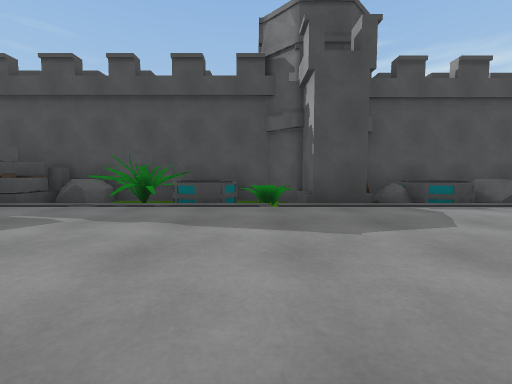
view 1 (above)

24 first-person views from a walk through a scene from a Unity 3-D project. The camera is 1.2 m above the floor, tilts 4° down and sees 90° across. The floor is counted in squares, 2 m on a side. Each view is taken from the middle of a square. On the plan, view 1 faces up. The plan holds only what a view shows up to about 9 squares ahead; the rest is blank. The place goes on beyond the plan. The player is left out. Some surface patterns are stand-ins.

view 2
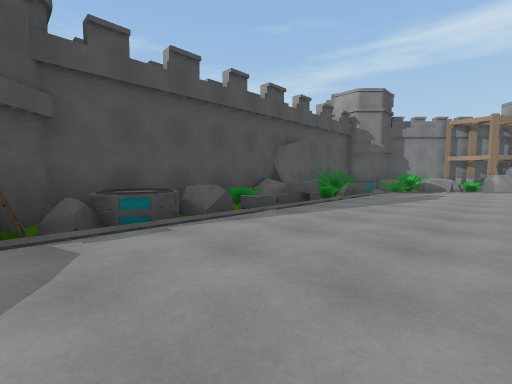

view 3
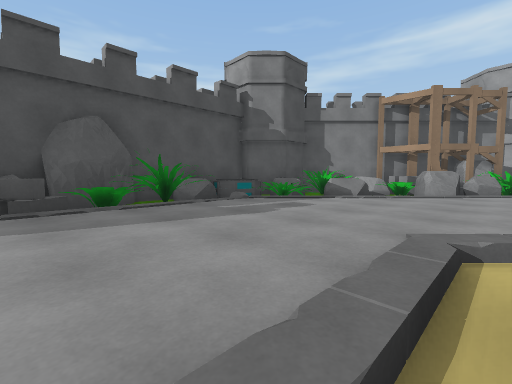

view 4
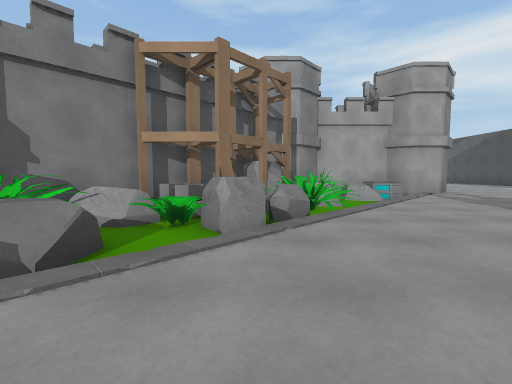

view 5
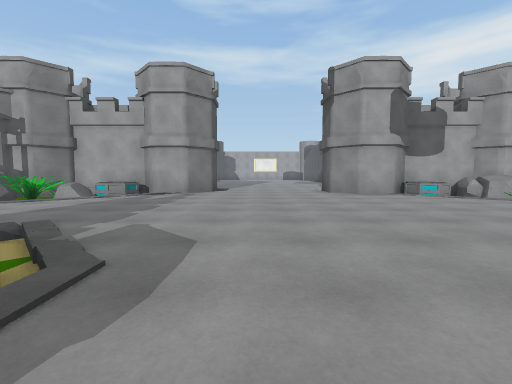

view 6
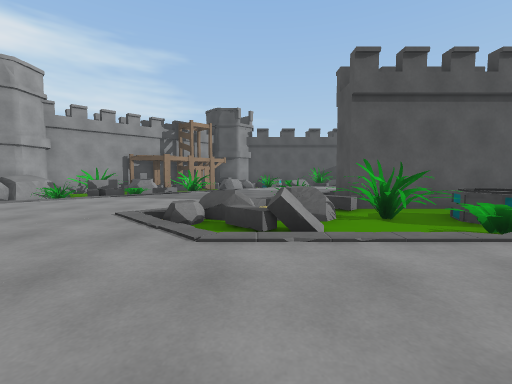

view 7
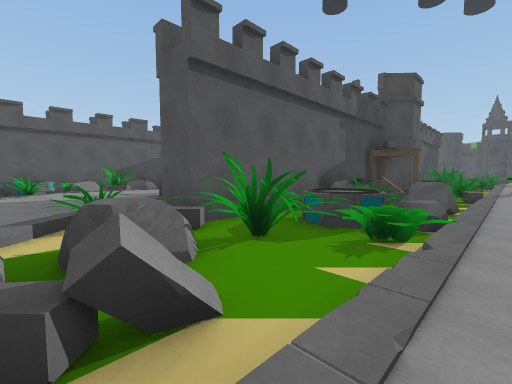

view 8
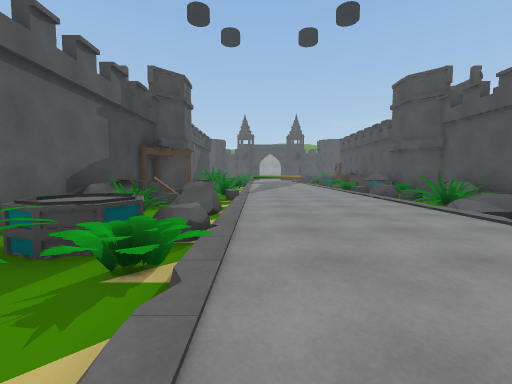

view 9
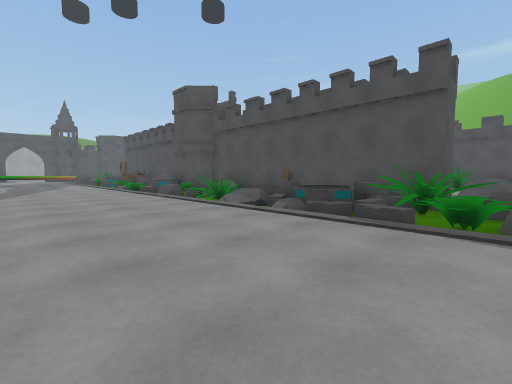

view 10
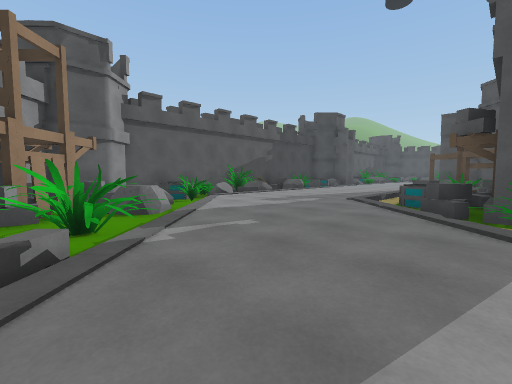

view 11
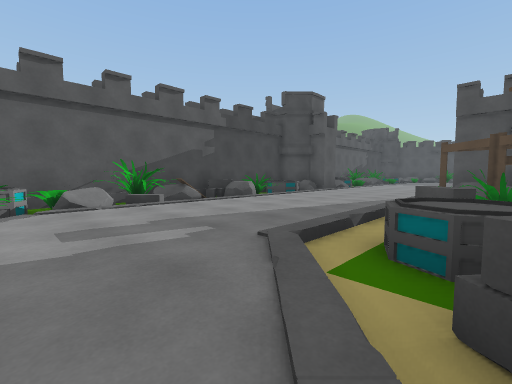

view 12
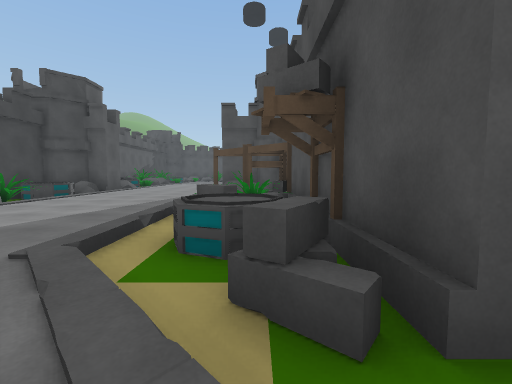

view 13
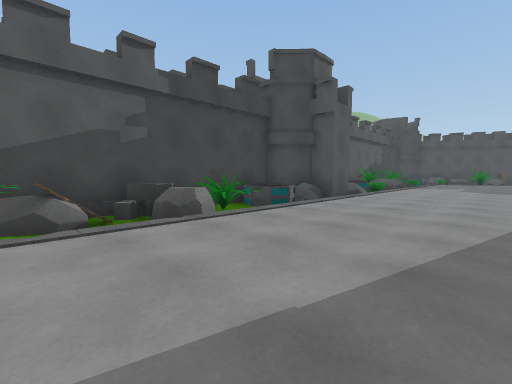

view 14
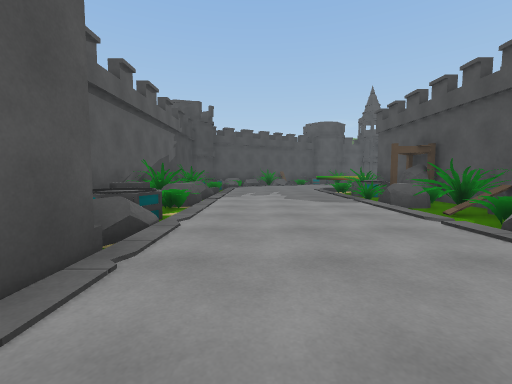

view 15
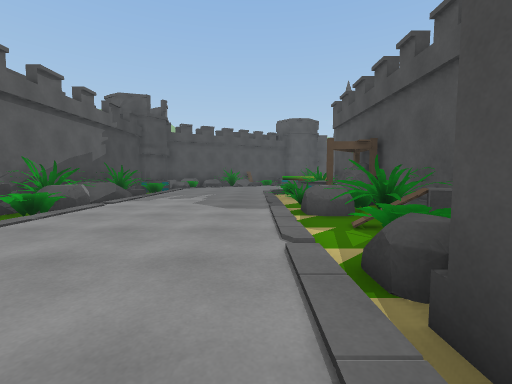

view 16
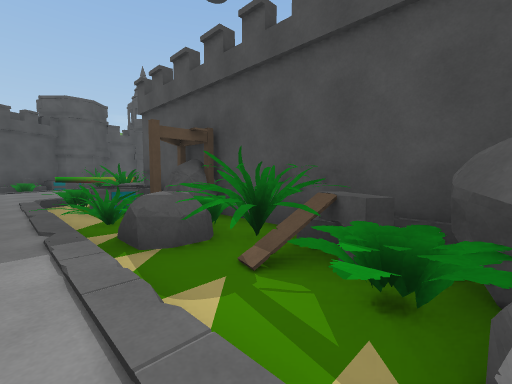

view 17
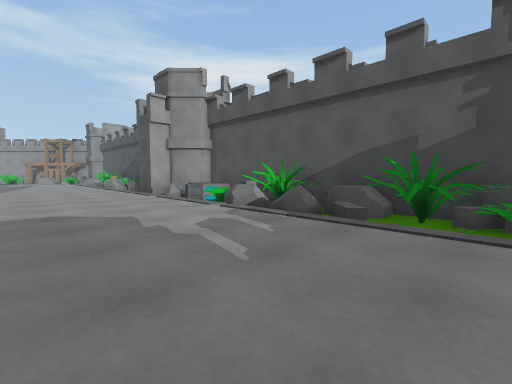

view 18
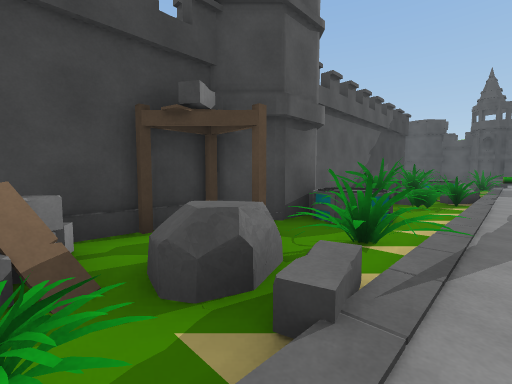

view 19
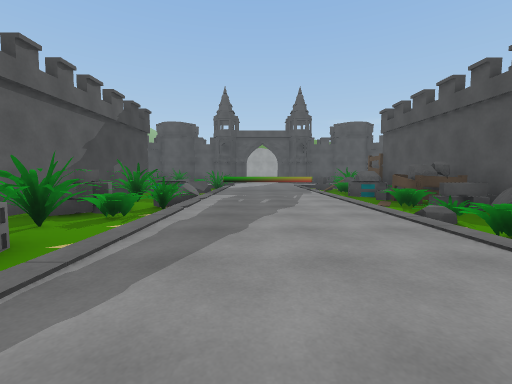

view 20
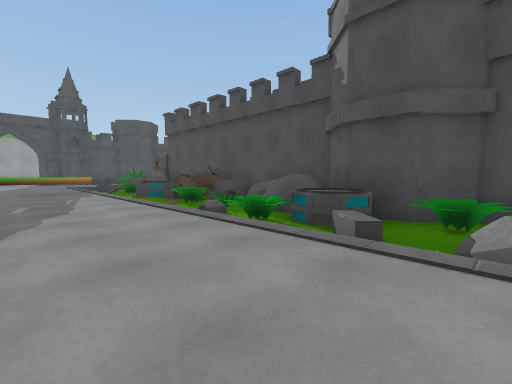

view 21
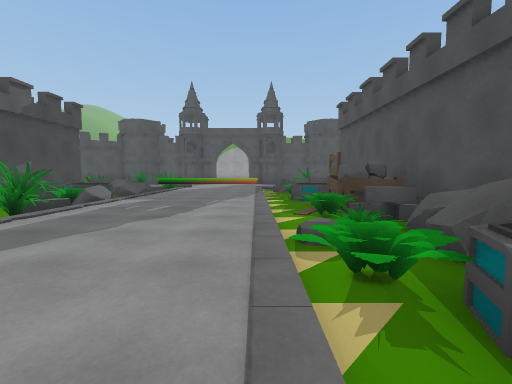

view 22
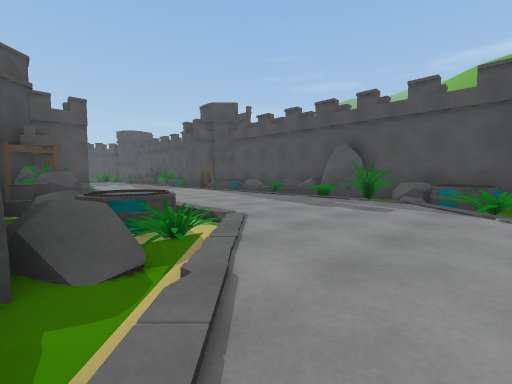

view 23
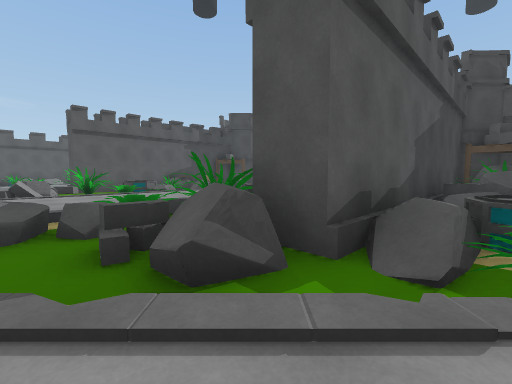

view 24
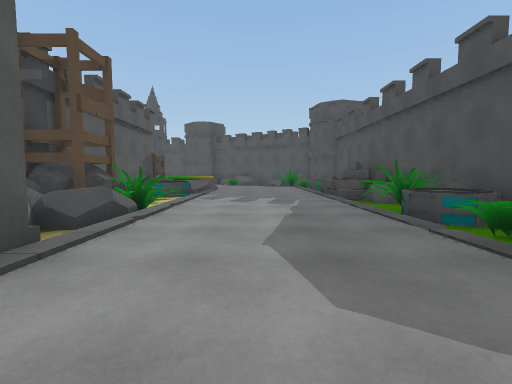

### Floor plan
Key: @ floor where view 1 was taken; # wall or solid block; x gap in a wall; . main floor; - floor 0.25 m lower than the main floor; : floor 0.5 m higher than the main floor; / step, stairs or slope; = window, fence, low wall or low ledge; ^ raised ledge; T tower; R rock; B bush; O other object.
Columns run from 7 left of view 1 to 20 right of it. Each row starts with its distance up from view 1.
  6   #####T######RR####
  5    RRB^B#ORRRBRBRR#####
  4   O//B////////OBO.BBRB##
  3  ................../RBR##
  2  .................../BB #
  1  ....................RORROT
  0   =/OBR@# OO  /=/.....ROR #
 -1   =- ROO ORRROR=B/...../RB##
 -2  ### R#R #O##OR#R#/. .../R##
 -3  ##OO#####  #O####R/  ...^^#
 -4 RR#ORBRRTBBRB-R:BBB- .....T#
 -5 OO=-BB.B#/ROBB =/BRR/.....O#
 -6  =...../......./............
 -7  =..........................
 -8  =..........................
 -9  =.../......................
-10 R#RB/BBO^BBRBR/=BB-O/.....T
-11 O^ BBOBO^#BRORB#BBRRR.....#
-12 ##########OO#R####B/.....^^#
-13 ##O#######OOO##O##B...../RR#
-14 BO^RBBORT#OBB  ^^x...../BR T
-15 /BxBBRBR#OO  /Oxx...../O  #
-16 .....................BBR O#
-17 ..................../BBR
-18 .................../R-O
-19 /////////////O/////BOOO
-20 BBRRRB=R#R#BBR/ORBB-OOO
-21 O#R##O#########R######

Where each view was taken, in squares from view 1:
view 1: 0 up, 0 right, facing up
view 2: 1 up, 2 right, facing up-right
view 3: 0 up, 7 right, facing up-right
view 4: 1 up, 11 right, facing right
view 5: 7 down, 11 right, facing right
view 6: 7 down, 12 right, facing down
view 7: 9 down, 12 right, facing down-left
view 8: 9 down, 11 right, facing left
view 9: 9 down, 11 right, facing up-left
view 10: 13 down, 15 right, facing down-left
view 11: 14 down, 11 right, facing down-left
view 12: 14 down, 11 right, facing left
view 13: 16 down, 8 right, facing down-left
view 14: 18 down, 3 right, facing left
view 15: 16 down, 2 right, facing left
view 16: 16 down, 0 right, facing up-left
view 17: 16 down, 7 left, facing down-right
view 18: 9 down, 5 right, facing down-left
view 19: 8 down, 3 right, facing left
view 20: 8 down, 3 right, facing up-left
view 21: 6 down, 2 right, facing left
view 22: 2 down, 12 right, facing up-left
view 23: 1 down, 12 right, facing down-left
view 24: 2 up, 3 right, facing left
